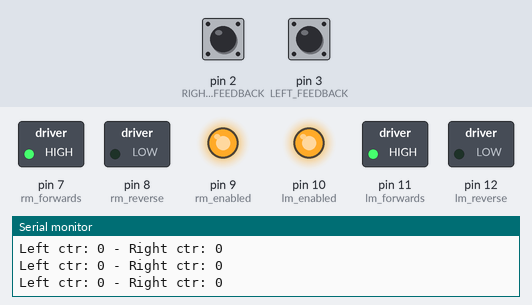
A sketch run on a simulated Arduino Uno, built with avr-gcc and run on an emulated ATmega328P. Shown: switched loads named in the sketch (green lamp = pin HIGH), output pins drawn as LEDs (lit = HIGH), the last lines printed to the serial monitor. Inputs (shaded band) come from the test bench; at power-on: pin 3 (LEFT_FEEDBACK) LOW, pin 2 (RIGHT_FEEDBACK) LOW. At 10.0 s the program stops and its outputs stay as they are.

Above: at 1.2 s.
1.3 s: pin 3 (LEFT_FEEDBACK) pulled HIGH for 0.15 s
At 2.1 s:
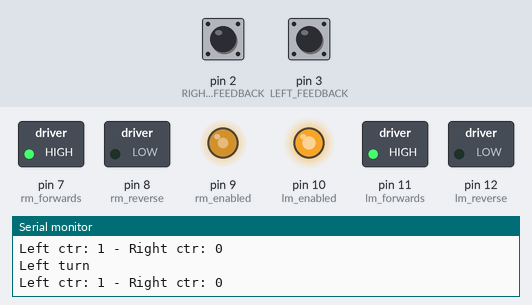
2.9 s: pin 2 (RIGHT_FEEDBACK) pulsed HIGH 2 times (0.12 s each, 0.3 s apart)
At 4.2 s:
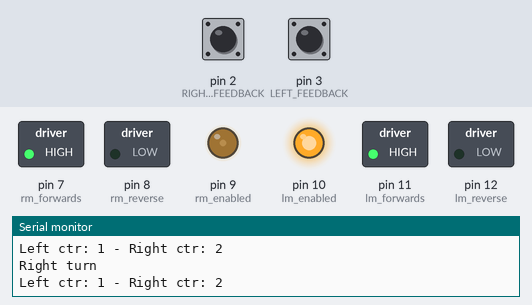
At 11.2 s:
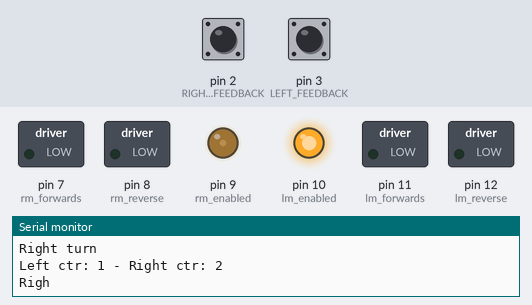
Timing chart, 0 to 11.5 s (numbered marks = the images above; inputs shaded):
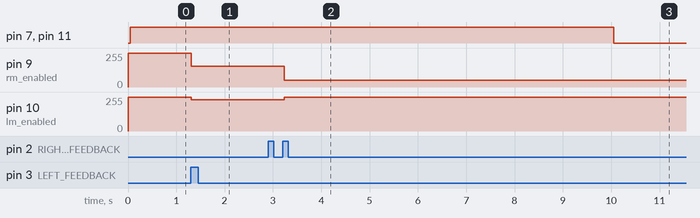

Measured:
- after the input at 1.3 s, pin 9 (rm_enabled): 255/255 → 155/255 at once; pin 10 (lm_enabled): 255/255 → 235/255 at once
- after the input at 2.9 s, pin 9 (rm_enabled): 155/255 → 50/255 after 0.33 s; pin 10 (lm_enabled): 235/255 → 255/255 after 0.33 s

The sketch:

story5-jack1.ino
```cpp
int rm_enabled = 9;//ENB
int lm_enabled = 10;//ENA
int rm_reverse = 8; //IN3
int lm_forwards = 11;//IN2
int rm_forwards = 7; //IN4
int lm_reverse = 12; //IN1

const int RIGHT_FEEDBACK = 2;
const int LEFT_FEEDBACK = 3;

volatile int leftcounter = 0;
volatile int rightcounter = 0;

int l_speed = 255;
int r_speed = 255;


void setup() {
  Serial.begin(115200);

  pinMode(rm_enabled, OUTPUT);
  pinMode(lm_enabled, OUTPUT);

  pinMode(rm_reverse, OUTPUT);
  pinMode(lm_forwards, OUTPUT);

  pinMode(rm_forwards, OUTPUT);
  pinMode(lm_reverse, OUTPUT);

  attachInterrupt(digitalPinToInterrupt(LEFT_FEEDBACK), LeftMotorISR, RISING);
  attachInterrupt(digitalPinToInterrupt(RIGHT_FEEDBACK), RightMotorISR, RISING);

  enabled(true);


}

void forward(bool input) { //fowards on/off
  if (input == true){
   digitalWrite(lm_forwards, HIGH);
   digitalWrite(rm_forwards, HIGH);
  }else{
  digitalWrite(lm_forwards, LOW);
  digitalWrite(rm_forwards, LOW);
  }
}

void enabled(bool input) { //enables both motors at high or low
  if (input == true){
   digitalWrite(lm_enabled, HIGH);
   digitalWrite(rm_enabled, HIGH);
  }else{
  digitalWrite(lm_enabled, LOW);
  digitalWrite(rm_enabled, LOW);
  }
}

void reverse(bool input) { //reverse on/off
  if (input == true){
   digitalWrite(lm_reverse, HIGH);
   digitalWrite(rm_reverse, HIGH);
  }else{
  digitalWrite(lm_reverse, LOW);
  digitalWrite(rm_reverse, LOW);
  }
}

void set_speed(int lm_speed, int rm_speed){
  analogWrite(lm_enabled, lm_speed);
  analogWrite(rm_enabled, rm_speed);
}

void go() {  //the logic for the given problem/story
  forward(true);

   if(leftcounter - 5 > rightcounter && leftcounter + 5 < rightcounter) {
     set_speed(255,130);
     digitalWrite(LED_BUILTIN, LOW);
   }
   else if(leftcounter > rightcounter) { // Turning right, so turn left
     set_speed(235, 155); // Turn Left
     Serial.println("Left turn");
     digitalWrite(LED_BUILTIN, HIGH);
   } else if (rightcounter > leftcounter) { // Turning Left, so turn right
      set_speed(255, 50); // Turn Right
      Serial.println("Right turn");
     digitalWrite(LED_BUILTIN, HIGH);
  }

}

void debugCounters() //outputs the numbers stored under each counter
{
  Serial.print("Left ctr: ");
  Serial.print(leftcounter);

  Serial.print(" - Right ctr: ");
  Serial.println(rightcounter);

  delay(50);
}

void turn(int D,int l_speed,int r_speed){
  analogWrite(rm_enabled, r_speed);
  analogWrite(lm_enabled, l_speed);
  forward(true);
  delay(D);
  enabled(true);

}

void loop() {
  debugCounters();

  go();
  if(millis() >= 10000)
  {
    Serial.println("Stopped");
    forward(false);
    exit(0);
  }

}

void LeftMotorISR() {
  leftcounter++;
}

void RightMotorISR(){
  rightcounter++;
}
```
